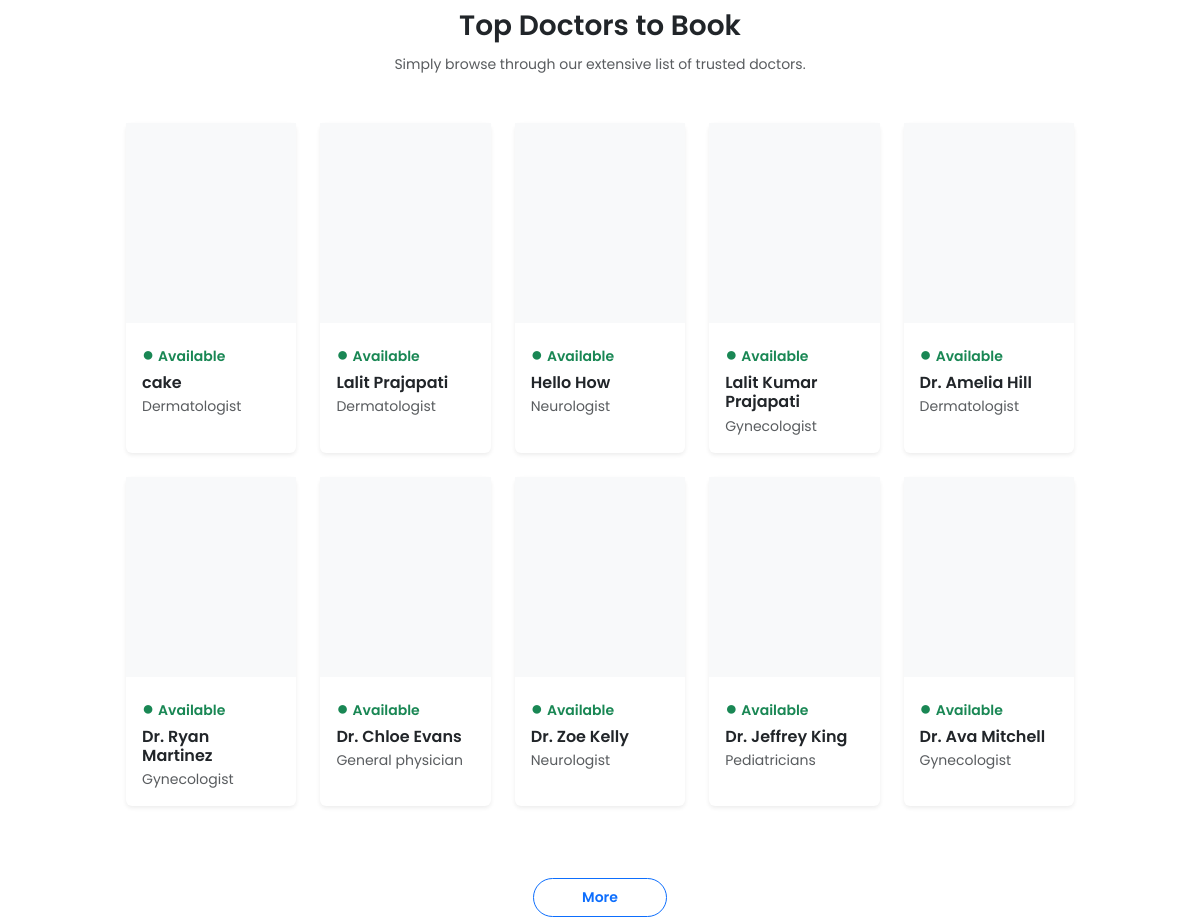
/ (middle part), run on an earlier commit of the app's database.
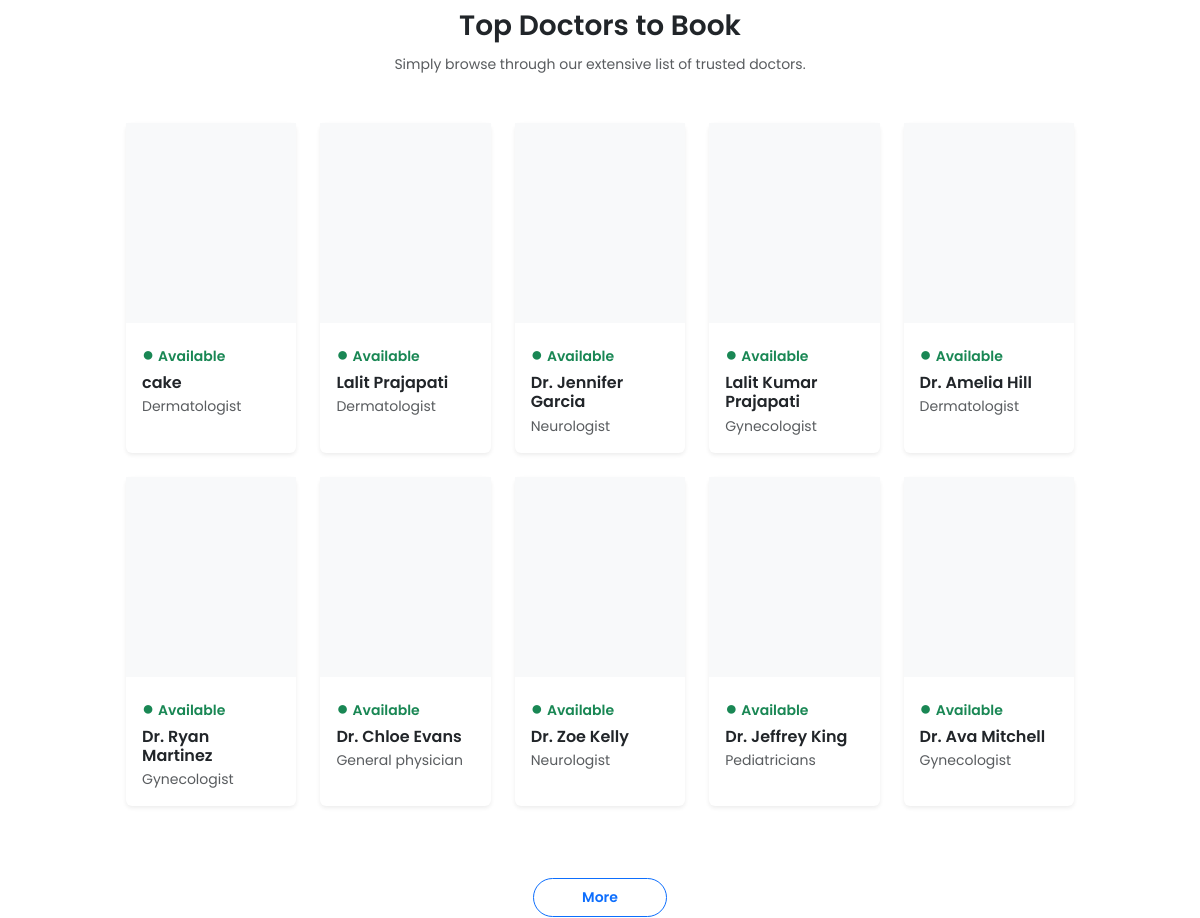
And on a later commit of the database.
### appointment/models.py (models this page shows, shortened)
class Doctor(models.Model):
    image = CloudinaryField('image', folder='doctor_image')
    name = models.CharField(max_length=100)
    email = models.EmailField()
    username = models.CharField(max_length=255, unique=True)
    password = models.CharField(max_length=100)
    experience = models.IntegerField()
    fees = models.FloatField()
    category = models.ForeignKey(Category, on_delete=models.CASCADE)
    degree = models.CharField(max_length=50)
    about = models.TextField()
    address = models.TextField()
    available = models.BooleanField(default=True)

class Category(models.Model):
    name = models.CharField(max_length=100)
    def __str__(self):
        return self.name

### appointment/views.py (the view)
# urls.py: path('', views.index, name='home'),
def index(request):
    doctors = Doctor.objects.filter(available=True).order_by('-id')[:10]
    return render(request, 'index.html', {'doctors': doctors, })

### templates/index.html (shortened to what this page needs)
{% extends "layout.html" %}
{% load static %}
{% block contant %}
    <main class="container py-5 px-5">
        <section class="mt-5 px-5">
            <h3 class="text-center fw-semibold fs-3 py-2 mb-1" data-aos="fade-up">
                Top Doctors to Book
            </h3>
            <p class="text-center text-muted small mx-auto mb-5"
            data-aos="fade-up" data-aos-delay="200">
                Simply browse through our extensive list of trusted doctors.
            </p>
            <div class="row row-cols-2 row-cols-sm-5 g-4">
                {% for doctor in doctors %}
                <div class="col" data-aos="fade-up" data-aos-delay="{{ forloop.counter0|add:1 }}00">
                    <div class="card border-0 rounded shadow-sm h-100"
                        style="transition: all 0.3s ease;"
                        onmouseover="this.style.transform='translateY(-10px)'; this.style.boxShadow='0 15px 30px rgba(0,0,0,0.15)'"
                        onmouseout="this.style.transform='translateY(0px)'; this.style.boxShadow=''">
                        <div class="bg-light d-flex justify-content-center align-items-center overflow-hidden"
                            style="height: 200px;">
                        </div>
                        <div class="card-body pb-3 d-flex flex-column">
                            <p class="text-success small fw-semibold mb-1">
                                <span class="me-1 fs-5">●</span>Available
                            </p>
                            <h6 class="card-title fw-semibold mb-1">
                                {{ doctor.name }}
                            </h6>
                            <p class="text-muted small mb-0">
                                {{ doctor.category }}
                            </p>
                        </div>
                    </div>
                </div>
                {% endfor %}
            </div>
            <div class="text-center my-5" data-aos="zoom-in">
                <a href="{% url "doctor" 'all doctor' %}"
                class="btn btn-outline-primary fw-semibold rounded-pill btn-sm px-5 py-2 my-4">
                    More
                </a>
            </div>
        </section>
  </main>
{% endblock contant %}

What changed in the data, as far as the page shows it:
changed Doctor: name "Hello How" → "Dr. Jennifer Garcia"
